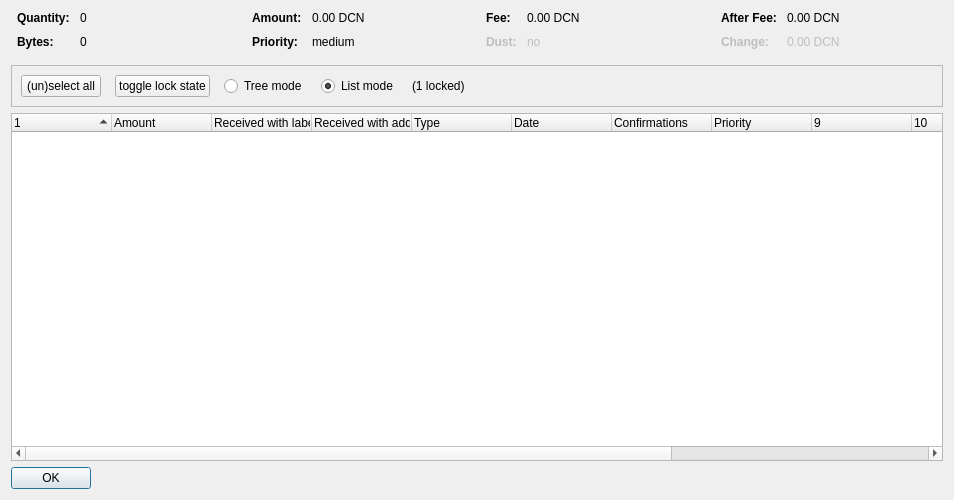
<?xml version="1.0" encoding="UTF-8"?>
<ui version="4.0">
 <class>CoinControlDialog</class>
 <widget class="QDialog" name="CoinControlDialog">
  <property name="geometry">
   <rect>
    <x>0</x>
    <y>0</y>
    <width>954</width>
    <height>500</height>
   </rect>
  </property>
  <property name="windowTitle">
   <string>Coin Selection</string>
  </property>
  <layout class="QVBoxLayout" name="verticalLayout">
   <item>
    <layout class="QHBoxLayout" name="horizontalLayoutTop" stretch="0,0,0,0">
     <property name="topMargin">
      <number>0</number>
     </property>
     <property name="bottomMargin">
      <number>10</number>
     </property>
     <item>
      <layout class="QFormLayout" name="formLayoutCoinControl1">
       <property name="horizontalSpacing">
        <number>10</number>
       </property>
       <property name="verticalSpacing">
        <number>10</number>
       </property>
       <property name="leftMargin">
        <number>6</number>
       </property>
       <property name="rightMargin">
        <number>6</number>
       </property>
       <item row="0" column="0">
        <widget class="QLabel" name="labelCoinControlQuantityText">
         <property name="font">
          <font>
           <weight>75</weight>
           <bold>true</bold>
          </font>
         </property>
         <property name="text">
          <string>Quantity:</string>
         </property>
        </widget>
       </item>
       <item row="0" column="1">
        <widget class="QLabel" name="labelCoinControlQuantity">
         <property name="cursor">
          <cursorShape>IBeamCursor</cursorShape>
         </property>
         <property name="contextMenuPolicy">
          <enum>Qt::ActionsContextMenu</enum>
         </property>
         <property name="text">
          <string notr="true">0</string>
         </property>
         <property name="textInteractionFlags">
          <set>Qt::LinksAccessibleByMouse|Qt::TextSelectableByKeyboard|Qt::TextSelectableByMouse</set>
         </property>
        </widget>
       </item>
       <item row="1" column="0">
        <widget class="QLabel" name="labelCoinControlBytesText">
         <property name="font">
          <font>
           <weight>75</weight>
           <bold>true</bold>
          </font>
         </property>
         <property name="text">
          <string>Bytes:</string>
         </property>
        </widget>
       </item>
       <item row="1" column="1">
        <widget class="QLabel" name="labelCoinControlBytes">
         <property name="cursor">
          <cursorShape>IBeamCursor</cursorShape>
         </property>
         <property name="contextMenuPolicy">
          <enum>Qt::ActionsContextMenu</enum>
         </property>
         <property name="text">
          <string notr="true">0</string>
         </property>
         <property name="textInteractionFlags">
          <set>Qt::LinksAccessibleByMouse|Qt::TextSelectableByKeyboard|Qt::TextSelectableByMouse</set>
         </property>
        </widget>
       </item>
      </layout>
     </item>
     <item>
      <layout class="QFormLayout" name="formLayoutCoinControl2">
       <property name="horizontalSpacing">
        <number>10</number>
       </property>
       <property name="verticalSpacing">
        <number>10</number>
       </property>
       <property name="leftMargin">
        <number>6</number>
       </property>
       <property name="rightMargin">
        <number>6</number>
       </property>
       <item row="0" column="0">
        <widget class="QLabel" name="labelCoinControlAmountText">
         <property name="font">
          <font>
           <weight>75</weight>
           <bold>true</bold>
          </font>
         </property>
         <property name="text">
          <string>Amount:</string>
         </property>
        </widget>
       </item>
       <item row="0" column="1">
        <widget class="QLabel" name="labelCoinControlAmount">
         <property name="cursor">
          <cursorShape>IBeamCursor</cursorShape>
         </property>
         <property name="contextMenuPolicy">
          <enum>Qt::ActionsContextMenu</enum>
         </property>
         <property name="text">
          <string notr="true">0.00 DCN</string>
         </property>
         <property name="textInteractionFlags">
          <set>Qt::LinksAccessibleByMouse|Qt::TextSelectableByKeyboard|Qt::TextSelectableByMouse</set>
         </property>
        </widget>
       </item>
       <item row="1" column="0">
        <widget class="QLabel" name="labelCoinControlPriorityText">
         <property name="font">
          <font>
           <weight>75</weight>
           <bold>true</bold>
          </font>
         </property>
         <property name="text">
          <string>Priority:</string>
         </property>
        </widget>
       </item>
       <item row="1" column="1">
        <widget class="QLabel" name="labelCoinControlPriority">
         <property name="cursor">
          <cursorShape>IBeamCursor</cursorShape>
         </property>
         <property name="contextMenuPolicy">
          <enum>Qt::ActionsContextMenu</enum>
         </property>
         <property name="text">
          <string>medium</string>
         </property>
         <property name="textInteractionFlags">
          <set>Qt::LinksAccessibleByMouse|Qt::TextSelectableByKeyboard|Qt::TextSelectableByMouse</set>
         </property>
        </widget>
       </item>
      </layout>
     </item>
     <item>
      <layout class="QFormLayout" name="formLayoutCoinControl3">
       <property name="horizontalSpacing">
        <number>10</number>
       </property>
       <property name="verticalSpacing">
        <number>10</number>
       </property>
       <property name="leftMargin">
        <number>6</number>
       </property>
       <property name="rightMargin">
        <number>6</number>
       </property>
       <item row="0" column="0">
        <widget class="QLabel" name="labelCoinControlFeeText">
         <property name="font">
          <font>
           <weight>75</weight>
           <bold>true</bold>
          </font>
         </property>
         <property name="text">
          <string>Fee:</string>
         </property>
        </widget>
       </item>
       <item row="0" column="1">
        <widget class="QLabel" name="labelCoinControlFee">
         <property name="cursor">
          <cursorShape>IBeamCursor</cursorShape>
         </property>
         <property name="contextMenuPolicy">
          <enum>Qt::ActionsContextMenu</enum>
         </property>
         <property name="text">
          <string notr="true">0.00 DCN</string>
         </property>
         <property name="textInteractionFlags">
          <set>Qt::LinksAccessibleByMouse|Qt::TextSelectableByKeyboard|Qt::TextSelectableByMouse</set>
         </property>
        </widget>
       </item>
       <item row="1" column="0">
        <widget class="QLabel" name="labelCoinControlLowOutputText">
         <property name="enabled">
          <bool>false</bool>
         </property>
         <property name="font">
          <font>
           <weight>75</weight>
           <bold>true</bold>
          </font>
         </property>
         <property name="text">
          <string>Dust:</string>
         </property>
        </widget>
       </item>
       <item row="1" column="1">
        <widget class="QLabel" name="labelCoinControlLowOutput">
         <property name="enabled">
          <bool>false</bool>
         </property>
         <property name="cursor">
          <cursorShape>IBeamCursor</cursorShape>
         </property>
         <property name="contextMenuPolicy">
          <enum>Qt::ActionsContextMenu</enum>
         </property>
         <property name="text">
          <string>no</string>
         </property>
         <property name="textInteractionFlags">
          <set>Qt::LinksAccessibleByMouse|Qt::TextSelectableByKeyboard|Qt::TextSelectableByMouse</set>
         </property>
        </widget>
       </item>
      </layout>
     </item>
     <item>
      <layout class="QFormLayout" name="formLayoutCoinControl4">
       <property name="horizontalSpacing">
        <number>10</number>
       </property>
       <property name="verticalSpacing">
        <number>10</number>
       </property>
       <property name="leftMargin">
        <number>6</number>
       </property>
       <property name="rightMargin">
        <number>6</number>
       </property>
       <item row="0" column="0">
        <widget class="QLabel" name="labelCoinControlAfterFeeText">
         <property name="font">
          <font>
           <weight>75</weight>
           <bold>true</bold>
          </font>
         </property>
         <property name="text">
          <string>After Fee:</string>
         </property>
        </widget>
       </item>
       <item row="0" column="1">
        <widget class="QLabel" name="labelCoinControlAfterFee">
         <property name="cursor">
          <cursorShape>IBeamCursor</cursorShape>
         </property>
         <property name="contextMenuPolicy">
          <enum>Qt::ActionsContextMenu</enum>
         </property>
         <property name="text">
          <string notr="true">0.00 DCN</string>
         </property>
         <property name="textInteractionFlags">
          <set>Qt::LinksAccessibleByMouse|Qt::TextSelectableByKeyboard|Qt::TextSelectableByMouse</set>
         </property>
        </widget>
       </item>
       <item row="1" column="0">
        <widget class="QLabel" name="labelCoinControlChangeText">
         <property name="enabled">
          <bool>false</bool>
         </property>
         <property name="font">
          <font>
           <weight>75</weight>
           <bold>true</bold>
          </font>
         </property>
         <property name="text">
          <string>Change:</string>
         </property>
        </widget>
       </item>
       <item row="1" column="1">
        <widget class="QLabel" name="labelCoinControlChange">
         <property name="enabled">
          <bool>false</bool>
         </property>
         <property name="cursor">
          <cursorShape>IBeamCursor</cursorShape>
         </property>
         <property name="contextMenuPolicy">
          <enum>Qt::ActionsContextMenu</enum>
         </property>
         <property name="text">
          <string notr="true">0.00 DCN</string>
         </property>
         <property name="textInteractionFlags">
          <set>Qt::LinksAccessibleByMouse|Qt::TextSelectableByKeyboard|Qt::TextSelectableByMouse</set>
         </property>
        </widget>
       </item>
      </layout>
     </item>
    </layout>
   </item>
   <item>
    <widget class="QFrame" name="frame">
     <property name="minimumSize">
      <size>
       <width>0</width>
       <height>40</height>
      </size>
     </property>
     <property name="frameShape">
      <enum>QFrame::StyledPanel</enum>
     </property>
     <property name="frameShadow">
      <enum>QFrame::Sunken</enum>
     </property>
     <layout class="QHBoxLayout" name="horizontalLayout">
      <item>
       <layout class="QHBoxLayout" name="horizontalLayoutPanel" stretch="0,0,0,0,0,0">
        <property name="spacing">
         <number>14</number>
        </property>
        <item>
         <widget class="QPushButton" name="pushButtonSelectAll">
          <property name="sizePolicy">
           <sizepolicy hsizetype="Maximum" vsizetype="Fixed">
            <horstretch>0</horstretch>
            <verstretch>0</verstretch>
           </sizepolicy>
          </property>
          <property name="text">
           <string>(un)select all</string>
          </property>
          <property name="autoDefault">
           <bool>false</bool>
          </property>
         </widget>
        </item>
        <item>
         <widget class="QPushButton" name="pushButtonToggleLock">
          <property name="sizePolicy">
           <sizepolicy hsizetype="Maximum" vsizetype="Fixed">
            <horstretch>0</horstretch>
            <verstretch>0</verstretch>
           </sizepolicy>
          </property>
          <property name="text">
           <string>toggle lock state</string>
          </property>
          <property name="autoDefault">
           <bool>false</bool>
          </property>
         </widget>
        </item>
        <item>
         <widget class="QRadioButton" name="radioTreeMode">
          <property name="sizePolicy">
           <sizepolicy hsizetype="Maximum" vsizetype="Fixed">
            <horstretch>0</horstretch>
            <verstretch>0</verstretch>
           </sizepolicy>
          </property>
          <property name="text">
           <string>Tree mode</string>
          </property>
         </widget>
        </item>
        <item>
         <widget class="QRadioButton" name="radioListMode">
          <property name="sizePolicy">
           <sizepolicy hsizetype="Maximum" vsizetype="Fixed">
            <horstretch>0</horstretch>
            <verstretch>0</verstretch>
           </sizepolicy>
          </property>
          <property name="text">
           <string>List mode</string>
          </property>
          <property name="checked">
           <bool>true</bool>
          </property>
         </widget>
        </item>
        <item>
         <widget class="QLabel" name="labelLocked">
          <property name="text">
           <string>(1 locked)</string>
          </property>
         </widget>
        </item>
        <item>
         <spacer name="horizontalSpacer">
          <property name="orientation">
           <enum>Qt::Horizontal</enum>
          </property>
          <property name="sizeHint" stdset="0">
           <size>
            <width>40</width>
            <height>20</height>
           </size>
          </property>
         </spacer>
        </item>
       </layout>
      </item>
     </layout>
    </widget>
   </item>
   <item>
    <widget class="CoinControlTreeWidget" name="treeWidget">
     <property name="contextMenuPolicy">
      <enum>Qt::CustomContextMenu</enum>
     </property>
     <property name="sortingEnabled">
      <bool>false</bool>
     </property>
     <property name="columnCount">
      <number>13</number>
     </property>
     <attribute name="headerShowSortIndicator" stdset="0">
      <bool>true</bool>
     </attribute>
     <attribute name="headerStretchLastSection">
      <bool>false</bool>
     </attribute>
     <column>
      <property name="text">
       <string/>
      </property>
     </column>
     <column>
      <property name="text">
       <string>Amount</string>
      </property>
     </column>
     <column>
      <property name="text">
       <string>Received with label</string>
      </property>
     </column>
     <column>
      <property name="text">
       <string>Received with address</string>
      </property>
     </column>
     <column>
      <property name="text">
	<string>Type</string>
      </property>
     </column>
     <column>
      <property name="text">	 
       <string>Date</string>
      </property>
     </column>
     <column>
      <property name="text">
       <string>Confirmations</string>
      </property>
      <property name="toolTip">
       <string>Confirmed</string>
      </property>
     </column>
     <column>
      <property name="text">
       <string>Priority</string>
      </property>
     </column>
     <column>
      <property name="text">
       <string/>
      </property>
     </column>
     <column>
      <property name="text">
       <string/>
      </property>
     </column>
     <column>
      <property name="text">
       <string/>
      </property>
     </column>
     <column>
      <property name="text">
       <string/>
      </property>
     </column>
     <column>
      <property name="text">
       <string/>
      </property>
     </column>
    </widget>
   </item>
   <item>
    <widget class="QDialogButtonBox" name="buttonBox">
     <property name="sizePolicy">
      <sizepolicy hsizetype="Maximum" vsizetype="Fixed">
       <horstretch>0</horstretch>
       <verstretch>0</verstretch>
      </sizepolicy>
     </property>
     <property name="orientation">
      <enum>Qt::Horizontal</enum>
     </property>
     <property name="standardButtons">
      <set>QDialogButtonBox::Ok</set>
     </property>
    </widget>
   </item>
  </layout>
 </widget>
 <customwidgets>
  <customwidget>
   <class>CoinControlTreeWidget</class>
   <extends>QTreeWidget</extends>
   <header>coincontroltreewidget.h</header>
  </customwidget>
 </customwidgets>
 <resources/>
 <connections/>
</ui>
